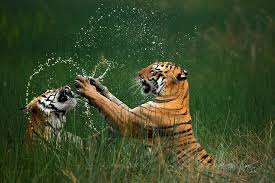
#> input picture anhho.jpg, 275 x 183 px, found by its file name
$ python lab12.py
#> lines starting #> are read from the running program, lines starting #| are printed output that depends on the picture; after the words box and inside, x2 and y2 are one past the last pixel; in counts of white or black regions, pixels touching at a corner belong together
import cv2 as cv
import numpy as np
import matplotlib.pyplot as plt

img = cv.imread('img/anhho.jpg', cv.IMREAD_GRAYSCALE)
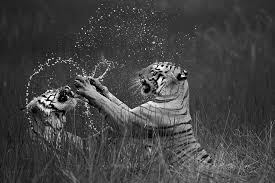
#> img: shape (183, 275); min 0, max 255, mean 67.6
img_color = cv.cvtColor(img, cv.COLOR_GRAY2BGR)
contours, hierarchy = cv.findContours(img, cv.RETR_TREE, cv.CHAIN_APPROX_SIMPLE)
#> contours = 90 contours, 89 with area under 20; largest, box (x1, y1, x2, y2) and area: (0, 0, 275, 183) 49868
print(f"Tìm thấy tổng cộng: {len(contours)} đường viền!")
#| Tìm thấy tổng cộng: 90 đường viền!
cv.drawContours(img_color, contours, -1, (0, 0, 255), 2)
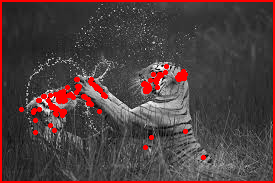
#> img_color: shape (183, 275, 3); mean B, G, R 63.4, 63.4, 80
plt.figure(figsize=(10, 5))
plt.subplot(1, 2, 1)
plt.imshow(img, cmap='gray')
plt.title('1. Anh Nhi Phan Goc')
plt.subplot(1, 2, 2)
plt.imshow(cv.cvtColor(img_color, cv.COLOR_BGR2RGB))
plt.title('2. Da Ve Duong Vien (Do)')
plt.show()
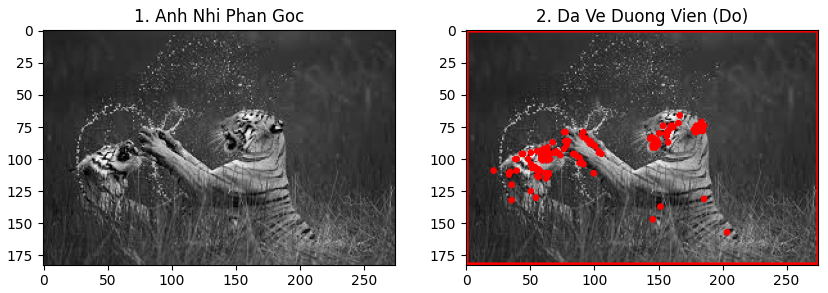
#> figure drawn by matplotlib, 2 panels
